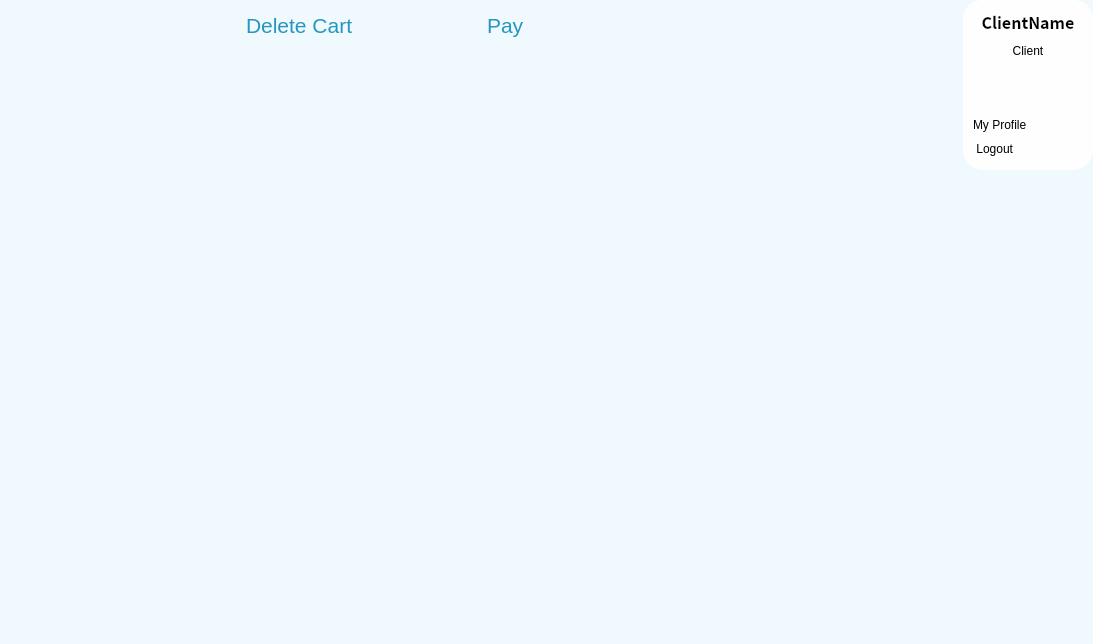
<?xml version="1.0" encoding="UTF-8"?>
<ui version="4.0">
 <class>MainWindow</class>
 <widget class="QMainWindow" name="MainWindow">
  <property name="geometry">
   <rect>
    <x>0</x>
    <y>0</y>
    <width>1093</width>
    <height>644</height>
   </rect>
  </property>
  <property name="sizePolicy">
   <sizepolicy hsizetype="Preferred" vsizetype="Preferred">
    <horstretch>0</horstretch>
    <verstretch>0</verstretch>
   </sizepolicy>
  </property>
  <property name="windowTitle">
   <string>MainWindow</string>
  </property>
  <property name="styleSheet">
   <string notr="true">*{
	color: #000;
	border: none;
}
#centralwidget{
	background-color: #eff9fe;

}
 #frame_11{
	background-color: #2596be;
}
QLineEdit{
	background: transparent;
	color: #2596be;
}
#searchFrame{
	border-radius: 10px;
	border: 2px solid #2596be;
}
#appHeader{
	color: #2596be;
}
#card1, #card2, #card3, #card4 {
	background-color: #fefeff;
	border-radius: 20px;
}
#pushButton, #pushButton_2{
	background-color: #2596be;
	color: #fff;
	border-radius: 10px;
}
#widget_4, #widget_5, #profileCont, #frame_15{
	background-color: #fefeff;
	border-radius: 20px;
}
#headerFrame{
	background-color: #fefeff;
}
#pushButton_3{
	background-color: #fefeff;
	padding: 10px 5px;
	text-align: left;
	border-top-left-radius: 20px ;
}
QPushButton{
	padding: 10px 5px;
	text-align: left;
}</string>
  </property>
  <widget class="QWidget" name="centralwidget">
   <layout class="QHBoxLayout" name="horizontalLayout">
    <property name="spacing">
     <number>0</number>
    </property>
    <property name="leftMargin">
     <number>0</number>
    </property>
    <property name="topMargin">
     <number>0</number>
    </property>
    <property name="rightMargin">
     <number>0</number>
    </property>
    <property name="bottomMargin">
     <number>0</number>
    </property>
    <item>
     <widget class="QWidget" name="mainBody" native="true">
      <property name="styleSheet">
       <string notr="true">background-color: rgb(239, 249, 254);</string>
      </property>
      <layout class="QVBoxLayout" name="verticalLayout">
       <property name="spacing">
        <number>0</number>
       </property>
       <property name="leftMargin">
        <number>0</number>
       </property>
       <property name="topMargin">
        <number>0</number>
       </property>
       <property name="rightMargin">
        <number>0</number>
       </property>
       <property name="bottomMargin">
        <number>0</number>
       </property>
       <item>
        <widget class="QWidget" name="headerFrame" native="true">
         <property name="styleSheet">
          <string notr="true"/>
         </property>
         <layout class="QHBoxLayout" name="horizontalLayout_2">
          <property name="spacing">
           <number>0</number>
          </property>
          <property name="leftMargin">
           <number>0</number>
          </property>
          <property name="topMargin">
           <number>0</number>
          </property>
          <property name="rightMargin">
           <number>0</number>
          </property>
          <property name="bottomMargin">
           <number>10</number>
          </property>
          <item alignment="Qt::AlignLeft">
           <widget class="QWidget" name="widget" native="true">
            <layout class="QHBoxLayout" name="horizontalLayout_3">
             <item>
              <widget class="QPushButton" name="menu_Button">
               <property name="styleSheet">
                <string notr="true">background-color: rgb(239, 249, 254);
border: none;
</string>
               </property>
               <property name="text">
                <string/>
               </property>
               <property name="icon">
                <iconset resource="res.qrc">
                 <normaloff>:/blueIcons/resources/icons_blue/arrow-left-circle.svg</normaloff>:/blueIcons/resources/icons_blue/arrow-left-circle.svg</iconset>
               </property>
               <property name="iconSize">
                <size>
                 <width>32</width>
                 <height>32</height>
                </size>
               </property>
              </widget>
             </item>
            </layout>
           </widget>
          </item>
          <item>
           <widget class="QPushButton" name="deleteButton">
            <property name="font">
             <font>
              <pointsize>16</pointsize>
              <weight>50</weight>
              <bold>false</bold>
             </font>
            </property>
            <property name="styleSheet">
             <string notr="true">background-color: rgb(239, 249, 254);
border: none;
color: rgb(37, 150, 190);</string>
            </property>
            <property name="text">
             <string>Delete Cart </string>
            </property>
            <property name="icon">
             <iconset resource="res.qrc">
              <normaloff>:/blueIcons/resources/icons_blue/slash.svg</normaloff>:/blueIcons/resources/icons_blue/slash.svg</iconset>
            </property>
            <property name="iconSize">
             <size>
              <width>32</width>
              <height>32</height>
             </size>
            </property>
           </widget>
          </item>
          <item>
           <widget class="QPushButton" name="payButton">
            <property name="font">
             <font>
              <pointsize>16</pointsize>
             </font>
            </property>
            <property name="styleSheet">
             <string notr="true">background-color: rgb(239, 249, 254);
border: none;
color: rgb(37, 150, 190);</string>
            </property>
            <property name="text">
             <string>Pay</string>
            </property>
            <property name="icon">
             <iconset resource="res.qrc">
              <normaloff>:/blueIcons/resources/icons_blue/thumbs-up.svg</normaloff>:/blueIcons/resources/icons_blue/thumbs-up.svg</iconset>
            </property>
            <property name="iconSize">
             <size>
              <width>32</width>
              <height>32</height>
             </size>
            </property>
           </widget>
          </item>
          <item alignment="Qt::AlignRight">
           <widget class="QWidget" name="widget_5" native="true">
            <layout class="QHBoxLayout" name="horizontalLayout_5">
             <property name="spacing">
              <number>0</number>
             </property>
             <property name="leftMargin">
              <number>0</number>
             </property>
             <property name="topMargin">
              <number>0</number>
             </property>
             <property name="rightMargin">
              <number>0</number>
             </property>
             <property name="bottomMargin">
              <number>0</number>
             </property>
             <item>
              <widget class="QPushButton" name="account_Button">
               <property name="styleSheet">
                <string notr="true">border: none;</string>
               </property>
               <property name="text">
                <string/>
               </property>
               <property name="icon">
                <iconset resource="res.qrc">
                 <normaloff>:/blueIcons/resources/icons_blue/user.svg</normaloff>:/blueIcons/resources/icons_blue/user.svg</iconset>
               </property>
               <property name="iconSize">
                <size>
                 <width>32</width>
                 <height>32</height>
                </size>
               </property>
              </widget>
             </item>
            </layout>
           </widget>
          </item>
         </layout>
        </widget>
       </item>
       <item>
        <widget class="QWidget" name="widget_4" native="true">
         <property name="sizePolicy">
          <sizepolicy hsizetype="Preferred" vsizetype="Expanding">
           <horstretch>0</horstretch>
           <verstretch>0</verstretch>
          </sizepolicy>
         </property>
         <property name="styleSheet">
          <string notr="true">background-color: #eff9fe;</string>
         </property>
         <layout class="QHBoxLayout" name="horizontalLayout_12">
          <item>
           <widget class="QWidget" name="widget_6" native="true">
            <property name="styleSheet">
             <string notr="true">background-color: white;
border-radius:20px;
background-color: #eff9fe</string>
            </property>
            <layout class="QVBoxLayout" name="verticalLayout_9">
             <item>
              <widget class="QFrame" name="frame_6">
               <property name="sizePolicy">
                <sizepolicy hsizetype="Preferred" vsizetype="Expanding">
                 <horstretch>0</horstretch>
                 <verstretch>0</verstretch>
                </sizepolicy>
               </property>
               <property name="styleSheet">
                <string notr="true">background-color: #eff9fe;</string>
               </property>
               <property name="frameShape">
                <enum>QFrame::StyledPanel</enum>
               </property>
               <property name="frameShadow">
                <enum>QFrame::Raised</enum>
               </property>
               <layout class="QVBoxLayout" name="verticalLayout_2">
                <property name="leftMargin">
                 <number>0</number>
                </property>
                <property name="topMargin">
                 <number>0</number>
                </property>
                <property name="rightMargin">
                 <number>0</number>
                </property>
                <property name="bottomMargin">
                 <number>0</number>
                </property>
               </layout>
              </widget>
             </item>
            </layout>
           </widget>
          </item>
         </layout>
        </widget>
       </item>
      </layout>
     </widget>
    </item>
    <item alignment="Qt::AlignTop">
     <widget class="QCustomSlideMenu" name="profileCont" native="true">
      <property name="minimumSize">
       <size>
        <width>130</width>
        <height>170</height>
       </size>
      </property>
      <property name="maximumSize">
       <size>
        <width>130</width>
        <height>170</height>
       </size>
      </property>
      <layout class="QVBoxLayout" name="verticalLayout_17">
       <property name="spacing">
        <number>0</number>
       </property>
       <property name="leftMargin">
        <number>0</number>
       </property>
       <property name="topMargin">
        <number>0</number>
       </property>
       <property name="rightMargin">
        <number>0</number>
       </property>
       <property name="bottomMargin">
        <number>0</number>
       </property>
       <item alignment="Qt::AlignTop">
        <widget class="QFrame" name="frame_13">
         <property name="minimumSize">
          <size>
           <width>0</width>
           <height>0</height>
          </size>
         </property>
         <property name="styleSheet">
          <string notr="true">border-radius: 20px;
background-color:#fefeff;
padding: 5px 5px;</string>
         </property>
         <property name="frameShape">
          <enum>QFrame::StyledPanel</enum>
         </property>
         <property name="frameShadow">
          <enum>QFrame::Raised</enum>
         </property>
         <layout class="QVBoxLayout" name="verticalLayout_18">
          <property name="spacing">
           <number>0</number>
          </property>
          <property name="leftMargin">
           <number>0</number>
          </property>
          <property name="topMargin">
           <number>0</number>
          </property>
          <property name="rightMargin">
           <number>0</number>
          </property>
          <property name="bottomMargin">
           <number>0</number>
          </property>
          <item alignment="Qt::AlignTop">
           <widget class="QLabel" name="label_20">
            <property name="minimumSize">
             <size>
              <width>0</width>
              <height>0</height>
             </size>
            </property>
            <property name="font">
             <font>
              <family>Noto Sans CJK HK</family>
              <pointsize>12</pointsize>
              <weight>75</weight>
              <bold>true</bold>
             </font>
            </property>
            <property name="text">
             <string>ClientName</string>
            </property>
            <property name="alignment">
             <set>Qt::AlignCenter</set>
            </property>
           </widget>
          </item>
          <item alignment="Qt::AlignTop">
           <widget class="QLabel" name="label_19">
            <property name="text">
             <string>Client</string>
            </property>
            <property name="alignment">
             <set>Qt::AlignCenter</set>
            </property>
           </widget>
          </item>
          <item alignment="Qt::AlignHCenter">
           <widget class="QLabel" name="label_18">
            <property name="minimumSize">
             <size>
              <width>50</width>
              <height>50</height>
             </size>
            </property>
            <property name="maximumSize">
             <size>
              <width>50</width>
              <height>50</height>
             </size>
            </property>
            <property name="autoFillBackground">
             <bool>false</bool>
            </property>
            <property name="text">
             <string/>
            </property>
            <property name="pixmap">
             <pixmap resource="res.qrc">:/images/resources/logo_negro.png</pixmap>
            </property>
            <property name="scaledContents">
             <bool>true</bool>
            </property>
            <property name="alignment">
             <set>Qt::AlignLeading|Qt::AlignLeft|Qt::AlignVCenter</set>
            </property>
           </widget>
          </item>
          <item>
           <widget class="QPushButton" name="Profile_bttn">
            <property name="text">
             <string>My Profile</string>
            </property>
            <property name="icon">
             <iconset resource="res.qrc">
              <normaloff>:/blueIcons/resources/icons_blue/pen-tool.svg</normaloff>:/blueIcons/resources/icons_blue/pen-tool.svg</iconset>
            </property>
           </widget>
          </item>
          <item>
           <widget class="QPushButton" name="pushButton_logout">
            <property name="text">
             <string> Logout</string>
            </property>
            <property name="icon">
             <iconset resource="res.qrc">
              <normaloff>:/blueIcons/resources/icons_blue/power.svg</normaloff>:/blueIcons/resources/icons_blue/power.svg</iconset>
            </property>
           </widget>
          </item>
         </layout>
        </widget>
       </item>
      </layout>
     </widget>
    </item>
   </layout>
  </widget>
 </widget>
 <customwidgets>
  <customwidget>
   <class>QCustomSlideMenu</class>
   <extends>QWidget</extends>
   <header location="global">Custom_Widgets.Widgets.h</header>
   <container>1</container>
  </customwidget>
 </customwidgets>
 <resources>
  <include location="res.qrc"/>
 </resources>
 <connections/>
</ui>
